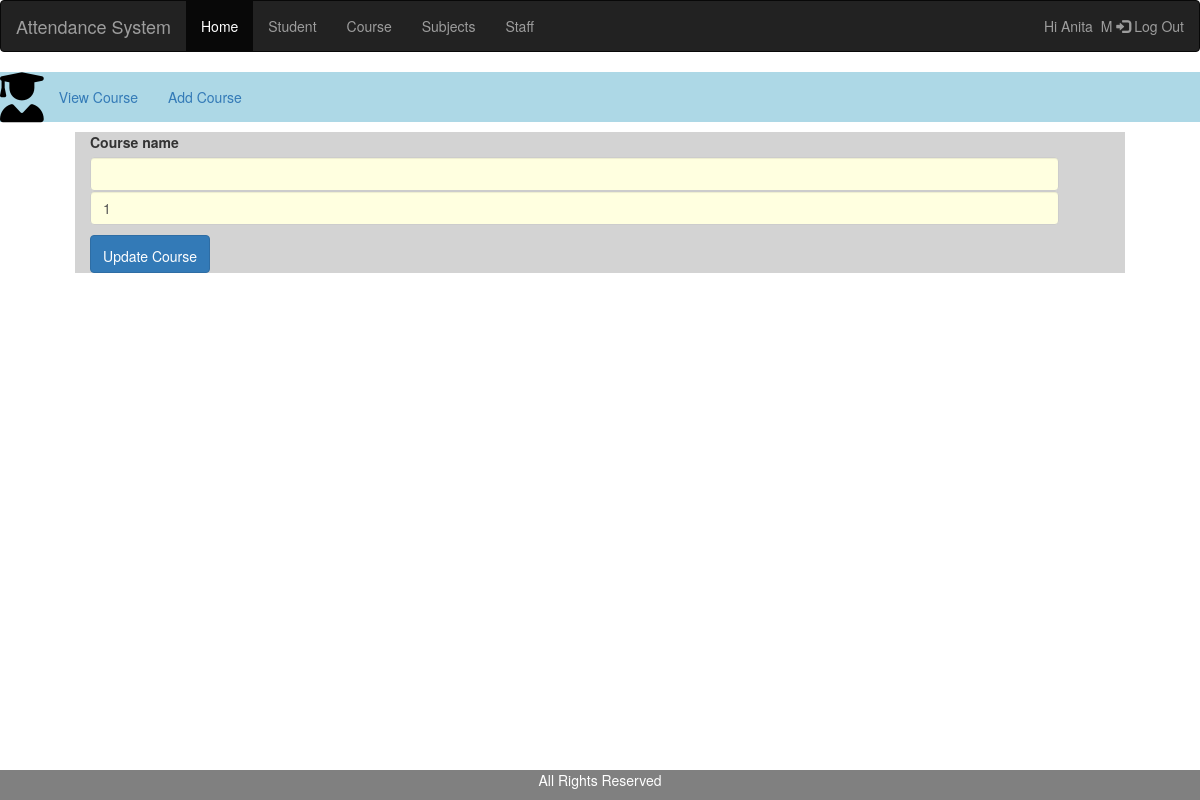
Screenshot of /Hod/Course/Edit/1 (signed in) with the database file from the repository.
### apps/models.py (models this page shows, shortened)
class CustomUser(AbstractUser):
    USER =  (
        (1,'HOD'),
        (2,'Staff'),
        (3,'Student'),
    )
    user_type = models.CharField(choices=USER , max_length=50,default=1)

class Course(models.Model):
    name = models.CharField(max_length=100)
    created_at = models.DateTimeField(auto_now_add=True)
    update_at = models.DateTimeField(auto_now=True)

### Attendance_system/Hod_Views.py (the view)
# urls.py: path('Hod/Course/Edit/<str:id>',Hod_Views.EDIT_COURSE,name='edit_course'),
@login_required(login_url='/')
def EDIT_COURSE(request,id):
    course = Course.objects.get(id = id)
    context ={
        'course': course,
    }
    return render(request,'Hod/edit_course.html',context)

### templates/Hod/edit_course.html (shortened to what this page needs)
{% extends 'base.html' %}
{% block content %}
    <div class="row">
    <div class="container-fluid" style="padding-top: 0%;background-color: lightblue;">
      <ul class="nav navbar-nav">
        <div class="navbar-header">
          <i class='fas fa-user-graduate' style='font-size:50px;color: black;'></i>
        </div>
        <li><a href="{% url 'view_course' %}">View Course</a></li>
        <li><a href="{% url 'add_course' %}">Add Course</a></li>
      </ul>
    </div>
    <div class="row" style="padding-top: 10px;">
      <div class="col-sm-1"></div>
      <div class="col-sm-10" style="background-color: lightgrey">
        <form method="post" action="{% url 'update_course' %}">
          <label for="validationTooltip01">Course name</label>
          <input type="text" style="background-color: lightyellow;width: 95%;" class="form-control" name="name" value="{{name}}">
          <input type="text" style="background-color: lightyellow;width: 95%;" class="form-control" name="course_id" value="{{course.id}}" hidden>
          <div style="padding-bottom: 10px;"></div>
          <button class="btn btn-primary" style="padding-top: 10px;" type="submit" onclick="insert_record()">Update Course</button>
        </form>
      </div>
    </div>
<div class="footer" style="position: fixed;left: 0;bottom: 0;width:100%;background-color: grey;color: white;text-align: center;">
    <p>All Rights Reserved</p>
{% endblock %}

### templates/base.html (shortened to what this page needs)
<!DOCTYPE html>
{% load static %}
<html lang="en">
 <head>
  <link rel="stylesheet" href="https://maxcdn.bootstrapcdn.com/bootstrap/3.4.1/css/bootstrap.min.css">
  <link rel="stylesheet" href="https://cdnjs.cloudflare.com/ajax/libs/font-awesome/4.7.0/css/font-awesome.min.css">
</head>
<body>
 <nav class="navbar navbar-inverse">
   <div class="container-fluid">
    <div class="navbar-header">
      <a class="navbar-brand" href="#">Attendance System</a>
    </div>
    <ul class="nav navbar-nav">
      <li class="active"><a href="{% url 'hod_home' %}">Home</a></li>
      <li><a href="{% url 'insert_student' %}">Student</a></li>
      <li><a href="{% url 'add_course' %}">Course</a></li>
      <li><a href="{% url 'add_subject' %}">Subjects</a></li>
      <li><a href="{% url 'add_staff' %} ">Staff</a></li>
    </ul>
    <ul class="nav navbar-nav navbar-right">
      <li><a href="{% url 'logout' %}">
        Hi {{ user.first_name }}&nbsp;{{ user.last_name }}
        <span class="glyphicon glyphicon-log-in"></span> Log Out</a></li>
    </ul>
   </div>
 </nav>
 {% block content %}
 {% endblock %}
  </body>
</html>

### rows the page displays
CustomUser: first_name "Anita", last_name "M"
Course: course_id "1"
